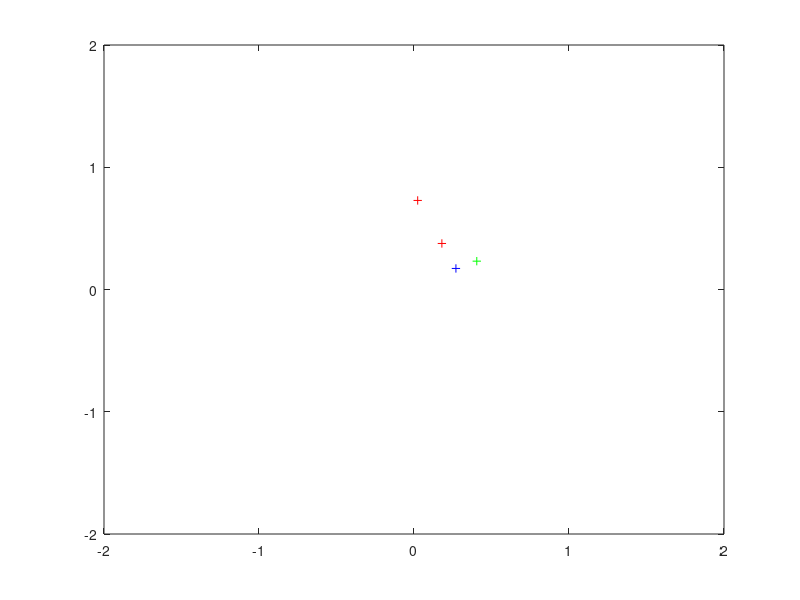

This figure's MATLAB source:
p1 = rand(2, 1);
p2 = rand(2, 1);
p3 = rand(2, 1);

plot(p1(1, 1), p1(2, 1), 'r+');
hold on;

plot(p2(1, 1), p2(2, 1), 'r+');
hold on;

plot(p3(1, 1), p3(2, 1), 'g+');
hold on;

% Projector to span of v.
v = (p2 - p1) / norm(p2 - p1);
P = v * v';

% Project p3 and offset again.
z = P * (p3 - p1) + p1;

plot(z(1, 1), z(2, 1), 'b+');

ylim([-2 2]);
xlim([-2 2]);
